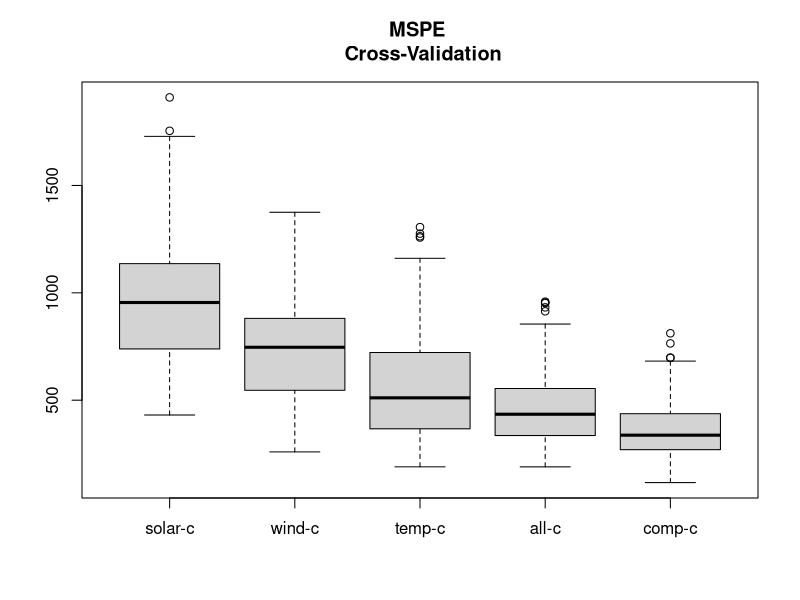
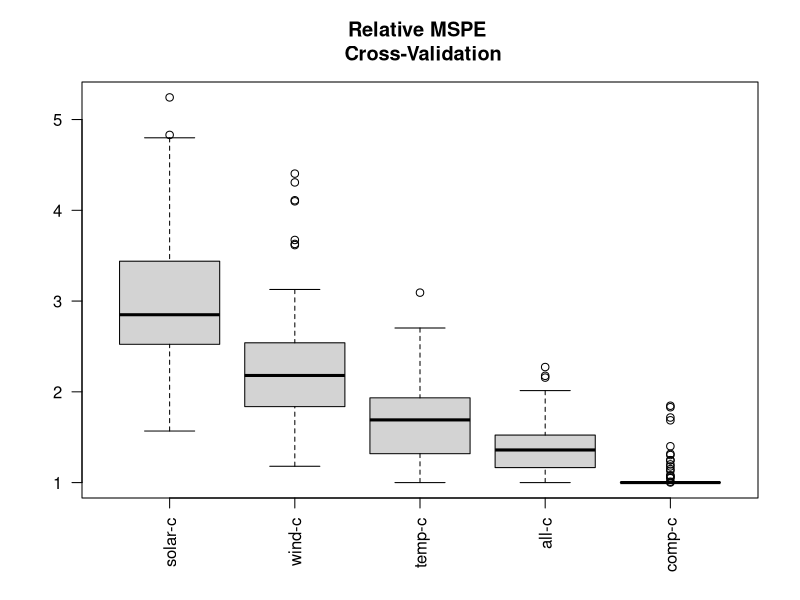

Recreate these plots in R, in order.
## ---- chunk 1
knitr::opts_chunk$set(echo = TRUE)
## ---- chunk 2
# get the data
air.data <- airquality
head(air.data)
# get the dimensions
dim(air.data)
# remove NA
air.data2 <- na.omit(airquality[ ,1:4])
dim(air.data2)
## ---- chunk 3
set.seed(4099183)
# get number of rows
n <- nrow(air.data2)
# set sampling fraction
sf <- 0.75
# generate sample
reorder <- sample.int(n)
set <- ifelse(test = (reorder < sf * n), yes = 1, no=2)
# show observations in the validation set
air.data2[set==2, ]
## ---- chunk 4
# fit 5 models on the train set 
model.solar <- lm(Ozone ~ Solar.R, data=air.data2[set==1, ])
model.wind <- lm(Ozone ~ Wind, data=air.data2[set==1, ])
model.temp <- lm(Ozone ~ Temp, data=air.data2[set==1, ])
model.all <- lm(Ozone ~ ., data=air.data2[set==1, ])
model.comp <- lm(Ozone ~ Temp+Wind+Solar.R+I(Temp^2)+I(Wind^2)+I(Solar.R^2)
                 +Temp*Wind+Temp*Solar.R+Wind*Solar.R, data=air.data2[set==1, ])
# predict Ozone using the fitted models on validation set
pred.solar <- predict(model.solar, newdata=air.data2[set==2, ])
pred.wind <- predict(model.wind, newdata=air.data2[set==2, ])
pred.temp <- predict(model.temp, newdata=air.data2[set==2, ])
pred.all <- predict(model.all, newdata=air.data2[set==2, ])
pred.comp <- predict(model.comp, newdata=air.data2[set==2, ])
## ---- chunk 5
# calculate MSPE for the 5 models
(MSPE.solar <- mean((air.data2[set==2, "Ozone"] - pred.solar)^2))
(MSPE.wind <- mean((air.data2[set==2, "Ozone"] - pred.wind)^2))
(MSPE.temp <- mean((air.data2[set==2, "Ozone"] - pred.temp)^2))
(MSPE.all <- mean((air.data2[set==2, "Ozone"] - pred.all)^2))
(MSPE.comp <- mean((air.data2[set == 2, "Ozone"] - pred.comp)^2))
## ---- chunk 6
# set number of folds
V <- 5 
# sample the folds
folds <- floor((sample.int(n) - 1) * V / n) + 1
# create matrix for MSPEs for 5 models
MSPEs.cv <- matrix(NA, nrow = V, ncol = 5)
colnames(MSPEs.cv) <- c("solar-c", "wind-c", "temp-c", "all-c", "comp-c")
# run cross-validation in for-loop
for (v in 1:V) {
  # fit 5 models on fold == !v
  model.solar.cv <- lm(Ozone ~ Solar.R, data=air.data2[folds!=v, ])
  model.wind.cv <- lm(Ozone ~ Wind, data=air.data2[folds!=v, ])
  model.temp.cv <- lm(Ozone ~ Temp, data=air.data2[folds!=v, ])
  model.all.cv <- lm(Ozone ~ ., data=air.data2[folds!=v, ])
  model.comp.cv <- lm(Ozone ~ Temp+Wind+Solar.R+I(Temp^2)+I(Wind^2)+I(Solar.R^2)
                   +Temp*Wind+Temp*Solar.R+Wind*Solar.R, data=air.data2[folds!=v, ])
  
  # predict Ozone using the fitted models on fold == v
  pred.solar.cv <- predict(model.solar.cv, newdata=air.data2[folds==v, ])
  pred.wind.cv <- predict(model.wind.cv, newdata=air.data2[folds==v, ])
  pred.temp.cv <- predict(model.temp.cv, newdata=air.data2[folds==v, ])
  pred.all.cv <- predict(model.all.cv, newdata=air.data2[folds==v, ])
  pred.comp.cv <- predict(model.comp.cv, newdata=air.data2[folds==v, ])
  
  # calculated MSPEs for 5 models for each v fold
  MSPEs.cv[v, 1] <- mean((air.data2[folds==v, "Ozone"] - pred.solar.cv)^2)
  MSPEs.cv[v, 2] <- mean((air.data2[folds==v, "Ozone"] - pred.wind.cv)^2)
  MSPEs.cv[v, 3] <- mean((air.data2[folds==v, "Ozone"] - pred.temp.cv)^2)
  MSPEs.cv[v, 4] <- mean((air.data2[folds==v, "Ozone"] - pred.all.cv)^2)
  MSPEs.cv[v, 5] <- mean((air.data2[folds==v, "Ozone"] - pred.comp.cv)^2)
}
##MSPEs.cv
# calculate mean MSPEs of v folds
(MSPEcv <- apply(X = MSPEs.cv, MARGIN = 2, FUN = mean))
# calculate 95% CI for each model
MSPEcv.sd <- apply(X = MSPEs.cv, MARGIN = 2, FUN = sd)
MSPEcv.CIl <- MSPEcv - qt(p = .975, df = V - 1) * MSPEcv.sd / sqrt(V)
MSPEcv.CIu <- MSPEcv + qt(p = .975, df = V - 1) * MSPEcv.sd / sqrt(V)
round(cbind(MSPEcv.CIl, MSPEcv.CIu), 2)
## ---- chunk 7
# repeat cross-validation 20 times
R <- 20
# create matrix for MSPEs for 5 models
MSPEs.cv20 <- matrix(NA, nrow = V * R, ncol = 5)
colnames(MSPEs.cv20) <- c("solar-c", "wind-c", "temp-c", "all-c", "comp-c")
# run 20 times
for (r in 1:R) {
  # sample the folds
  folds <- floor((sample.int(n) - 1) * V / n) + 1
  # run cross-validation each run
  for (v in 1:V) {
    # fit 5 models on fold == !v
    model.solar.cv <- lm(Ozone ~ Solar.R, data=air.data2[folds!=v, ])
    model.wind.cv <- lm(Ozone ~ Wind, data=air.data2[folds!=v, ])
    model.temp.cv <- lm(Ozone ~ Temp, data=air.data2[folds!=v, ])
    model.all.cv <- lm(Ozone ~ ., data=air.data2[folds!=v, ])
    model.comp.cv <- lm(Ozone ~ Temp+Wind+Solar.R+I(Temp^2)+I(Wind^2)+I(Solar.R^2)
                        +Temp*Wind+Temp*Solar.R+Wind*Solar.R, data=air.data2[folds!=v, ])
    
    # predict Ozone using the fitted models on fold == v
    pred.solar.cv <- predict(model.solar.cv, newdata=air.data2[folds==v, ])
    pred.wind.cv <- predict(model.wind.cv, newdata=air.data2[folds==v, ])
    pred.temp.cv <- predict(model.temp.cv, newdata=air.data2[folds==v, ])
    pred.all.cv <- predict(model.all.cv, newdata=air.data2[folds==v, ])
    pred.comp.cv <- predict(model.comp.cv, newdata=air.data2[folds==v, ])
    
    # calculated MSPEs for 5 models for each v fold
    MSPEs.cv20[(r - 1) * V + v, 1] <- mean((air.data2[folds==v, "Ozone"] - pred.solar.cv)^2)
    MSPEs.cv20[(r - 1) * V + v, 2] <- mean((air.data2[folds==v, "Ozone"] - pred.wind.cv)^2)
    MSPEs.cv20[(r - 1) * V + v, 3] <- mean((air.data2[folds==v, "Ozone"] - pred.temp.cv)^2)
    MSPEs.cv20[(r - 1) * V + v, 4] <- mean((air.data2[folds==v, "Ozone"] - pred.all.cv)^2)
    MSPEs.cv20[(r - 1) * V + v, 5] <- mean((air.data2[folds==v, "Ozone"] - pred.comp.cv)^2)
  }
}
##MSPEs.cv20
##(MSPEcv20 <- apply(X = MSPEs.cv20, MARGIN = 2, FUN = mean))
## ---- chunk 8
# create boxplots for MSPEs
boxplot(MSPEs.cv20, main = "MSPE \n Cross-Validation")
## ---- chunk 9
# create boxplots for RMSPEs
low.cv <- apply(MSPEs.cv20, 1, min)
boxplot(MSPEs.cv20 / low.cv,
        las = 2,
        main = "Relative MSPE \n Cross-Validation"
)
## ---- chunk 10
# read data
ins <- read.csv("Insurance.csv", header=TRUE)
# convert zone and make to categorical vars
ins$zone <- as.factor(ins$zone)
ins$make <- as.factor(ins$make)
##class(ins$zone)
##class(ins$make)
# remove claims == 0
ins <- ins[ins$claims>0,]
##nrow(ins)
## ---- chunk 11
# build a model using all vars
model <- lm(per ~ ., data=ins)
summary(model)
